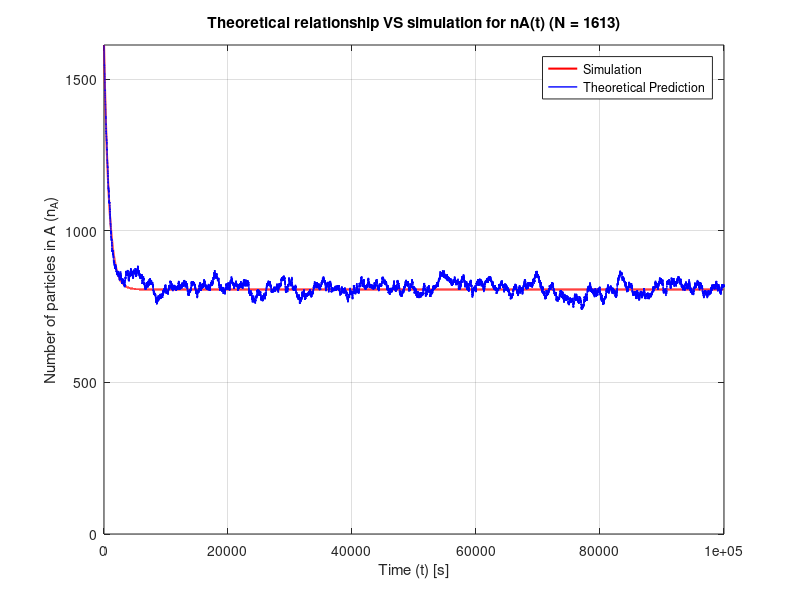
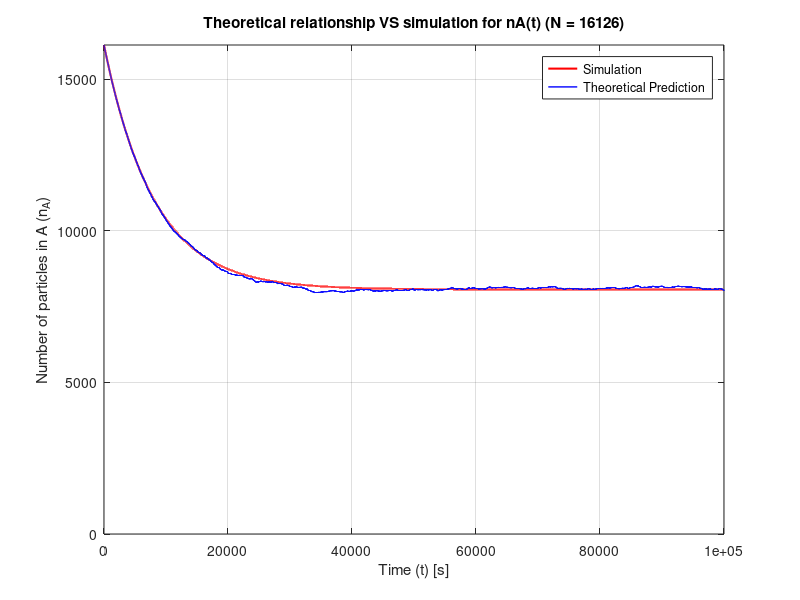
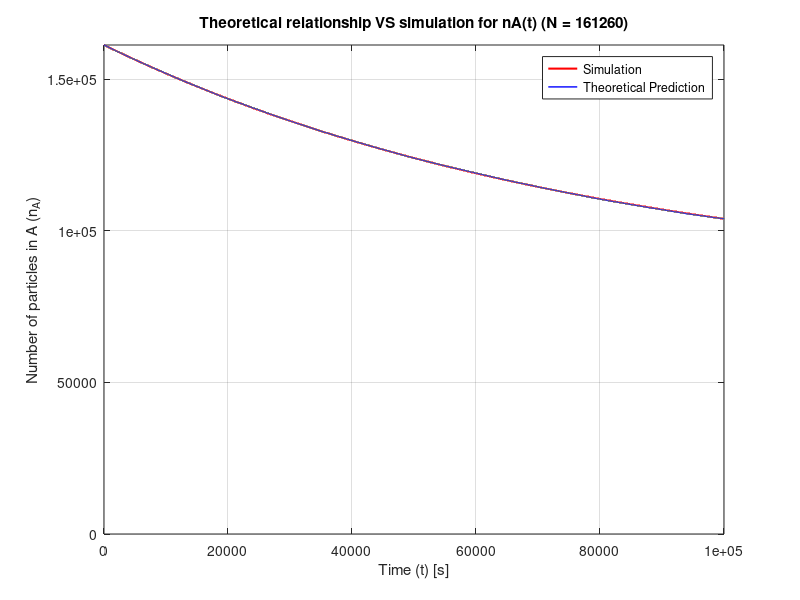
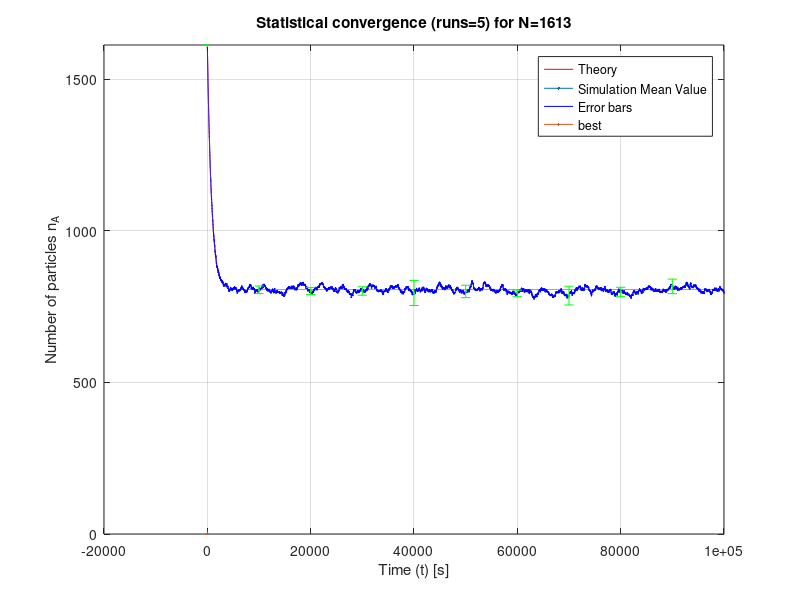

Write the MATLAB code that produced these figures, in order.
%% EXERCISE 2
clear; clc; close all; 
%% --- PART A: BASIC SIMULATION ---
fprintf('PART A: BASIC SIMULATION');
fprintf('\n--------------------------------------------------\n');
% Processor Information
fprintf('Processor Model: AMD Ryzen 5 5500U with Radeon Graphics (2.10 GHz)\n');

%% Simulation of random nanoparticle movement
% Parameter definition: Student ID (AEM) and simulation time [s].
AEM = 16126; 
T_max = 100000; 
% Definition of 3 cases for the number of particles N (numeric array)
% Using round() to ensure N is an integer.
N_cases = [round(AEM/10), round(AEM), round(AEM*10)];
% Main loop for each case of N
for i = 1:length(N_cases)
    N = N_cases(i); % Current N for this iteration
    
    fprintf('For N = %d --> ', N);
    
    % Start Timing
    tic; 
    
    % Initialization
    nA_tot = zeros(1, T_max);       % store the count in part A for each time point in a numeric array
    
    nA_t = N;               % Initial condition: All particles are in part A (nB_t=0)
    
    % Simulation Process 
    for j = 1:T_max
        
        % At most 1 particle passes per unit of time.
        % The probability of a particle leaving A to B is proportional to the count in A relative to total N
        % P(A->B) = nA / N
        % P(B->A) = nB / N = (N - nA) / N
        Dprob_AtoB = nA_t / N;
        
        % Generate a random number r in [0, 1]
        r = rand();
        
        if r <= Dprob_AtoB
            % Particle leaves A and goes to B
            nA_t = nA_t - 1;        % nB_current = nB_current + 1
        else
            % Particle leaves B and goes to A
            nA_t = nA_t + 1;        % nB_current = nB_current - 1
        end
        
        % Storing the value for the specific time point
        nA_tot(j) = nA_t;
    end
    
    % End Timing
    elapsed_time = toc;
    fprintf('Execution time = %.4f seconds\n', elapsed_time);
    
    % Theoretical Curve Calculation
    % Relation (1): nA(t) = (N/2) * (1 + exp(-2*t/N))
    t = 1:T_max;
    DnA_theory = (N/2) * (1 + exp(-2 * t / N));
    
    %% Plotting
    figure(i);       % New window for each case of N
    
    plot(t, DnA_theory, 'r', 'LineWidth', 1.5);        % Plot theoretical curve
    hold on;
    plot(t, nA_tot, 'b', 'LineWidth', 1);         % Plot simulation results
    grid on;
    title(sprintf('Theoretical relationship VS simulation for nA(t) (N = %d)', N));   % sprintf: convert N double -> string
    xlabel('Time (t) [s]');
    ylabel('Number of particles in A (n_A)');
    legend('Simulation', 'Theoretical Prediction');
    ylim([0, N]); 
    
    hold off;
    
end

%% PART B: STATISTICAL CONVERGENCE - MULTIPLE RUNS
fprintf('\n\nPART B: STATISTICAL CONVERGENCE - MULTIPLE RUNS');
fprintf('\n--------------------------------------------------\n');
% Parameters remain the same: AEM = 16126, T_max = 100000, N_cases = [round(AEM/10), round(AEM), round(AEM*10)]
M = 5; % Number of runs per N_case
% Outer loop for different N
for i = 1:length(N_cases)
    N = N_cases(i);
    all_runs_array = zeros(M, T_max);        % Table for all runs for the specific N
                                             % 5 x 10000 (runs x T_max), where each row --> separate simulation
    
    % Inner loop: Execution M times
    for j = 1:M
        nA_tot = zeros(1, T_max);
        nA_t = N; % Initial condition
        
        for k = 1:T_max
            Dprob_AtoB = nA_t / N;
            r = rand();
            
            if r <= Dprob_AtoB
                nA_t = nA_t - 1;
            else
                nA_t = nA_t + 1;
            end
            nA_tot(k) = nA_t;
        end
        
        all_runs_array(j, :) = nA_tot;       % Saving the result of this run in the correct row
    end
    
    %% Mean and Std Calculation
    % Calculate the mean value vertically (across the 5 runs for each t)
    nA_mean = mean(all_runs_array, 1);      % average across columns, 1 -> indicates dimension (columns)
    
    % Calculate standard deviation 
    nA_std = std(all_runs_array, 0, 1);     % Using 0 for sample standard deviation (division by N-1), not population
    %% Plots for each N
    figure(i+3);
    clf; % Clear figure
    t = 1:T_max;
    
    % 1. Plot Theoretical (Red line)
    % Theoretical Curve Calculation
    DnA_theory = (N/2) * (1 + exp(-2 * t / N));
    plot(t, DnA_theory, 'r', LineWidth=1.5);
    hold on;
    
    % 2. Plot Simulation Mean Value (Blue line)
    plot(t, nA_mean, 'b', LineWidth=1);
    
    % 3. Plot error bars (Mean + Std and Mean - Std) (Green dashed)
    % Adding error bars per step (sparse along t-axis to avoid continuous line)
    step = 10000; 
    t_errbars = 1:step:T_max; 
    errorbar(t(t_errbars), nA_mean(t_errbars), nA_std(t_errbars), 'g.', CapSize=10, LineWidth=1);
   
    grid on;
    title(sprintf('Statistical convergence (runs=%d) for N=%d', M, N));
    xlabel('Time (t) [s]');
    ylabel('Number of particles n_A');
    legend('Theory', 'Simulation Mean Value', 'Error bars', Location='best');
    ylim([0, N]);
    hold off;
    
end

%% PART C: COMPUTATIONAL COMPLEXITY ANALYSIS
fprintf('\n\nPART C: COMPUTATIONAL COMPLEXITY ANALYSIS');
fprintf('\n--------------------------------------------------\n');
% Parameters AEM = 16126 T_max = 100000 remain the same
% Defining 5 values for N (multiples of AEM)
multipliers = [1, 3, 6, 10, 15]; 
N_values = round(AEM * multipliers);
cpu_times = zeros(1, length(N_values));     % array 1 x 5
fprintf('Processor Model: AMD Ryzen 5 5500U\n');
%% Measurements Loop
for i = 1:length(N_values)
    N = N_values(i);
    
    fprintf('For N = %d ... ', N);
    
    % Start Timing
    tic; 
    
    % Simulation
    nA_t = N; 
    for t = 1:T_max
        Dprob_AtoB = nA_t / N;
        r = rand();
        
        if r <= Dprob_AtoB
            nA_t = nA_t - 1;
        else
            nA_t = nA_t + 1;
        end
    end
    
    % End Timing
    elapsed_time = toc;
    cpu_times(i) = elapsed_time;
    
    fprintf('Time = %.4f s\n', elapsed_time);
end

%% CPU time relationship with N^p - Least squares fit calculation (Fitting)
% Time = C * N^p
% Logarithmic form: log(Time) = log(C) + p * log(N)
% This is a line y = b + ax, where a = p (slope).
% polyfit(x, y, 1) returns [slope, intercept] --> Least squares line
EET = polyfit(log10(N_values), log10(cpu_times), 1);
slope = EET(1); % exponent p
intercept = EET(2);
fprintf('\nslope p=%.4f, intercept=%.4f\n\n', slope, intercept);
% Time = C * N^p
C = 10^intercept;      % Finding constant C
time_fitting = C * N_values .^ slope; 

%% Log-Log plot design
figure(7); 
% 1. Experimental data
loglog(N_values, cpu_times, 'bo', LineWidth=2);
hold on;
% 2. Fitting line
loglog(N_values, time_fitting, 'r--', LineWidth=2);
equationEET = sprintf('Fit: log(t) = %.4f + (%.4f) * log(N)', intercept, slope);
fprintf('Estimated relationship: CPU Time = %.4f * N^(%.4f) \n', C, slope);
grid on;
legend('CPU Measurements', equationEET, Location='northeast');
title('Log-log plot t-N');
xlabel('N'); 
ylabel('Time (s)');
hold off;



%% PART D: GENERALIZED INITIAL CONDITION
fprintf('\nPART D: Generalized Initial Condition');
fprintf('\n--------------------------------------------------\n');

%% Conversion of name and surname to ASCII codes
my_name = 'Olympia';
my_surname = 'Pantzartzi';
ascii_name = double(my_name);
ascii_surname = double(my_surname);
ON = sum(ascii_name);       % Sum of ASCII Name
EP = sum(ascii_surname);    % Sum of ASCII Surname
fprintf('Student: %s %s\n', my_name, my_surname);
fprintf('ON (Sum ASCII Name): %d\n', ON);
fprintf('EP (Sum ASCII Surname): %d\n', EP);
% Parameter definition
N = 1000;        % total number of particles in the box
T_max = 10*N;     % simulation time

%% Calculation of Ratio r and Initial Populations N1, N2
r = min(ON, EP) / max(ON, EP);
% Solving the system:
% 1) N1 / N2 = r  => N1 = r * N2
% 2) N1 + N2 = N  => r*N2 + N2 = N => N2 = N / (1+r) and N1 = N - N2
N2 = round(N / (1 + r));  % Particles in Part B
N1 = N - N2;              % Particles in Part A (N1 doesn't need rounding since N2 is already rounded)
fprintf('Ratio r: %.4f\n', r);
fprintf('Total N: %d\n', N);
fprintf('Initial Condition: N1 (A) = %d, N2 (B) = %d\n', N1, N2);
% Calculation of Part D initial condition (N1)
N2_partD = round(N / (1 + r));  
N1_partD = N - N2_partD;
fprintf('Initial Condition Comparison:\n');
fprintf('1. Part A: nA(0) = %d\n', N);
fprintf('2. Part D: nA(0) = %d (Due to name)\n', N1_partD);

%% SIMULATION 1: PART A (Starts from N)
AnA_array = zeros(1, T_max);
AnA_current = N; 
for t = 1:T_max
    AnA_array(t) = AnA_current;
    Aprob_AtoB = AnA_current / N;
    
    if rand() <= Aprob_AtoB 
        AnA_current = AnA_current - 1; 
    else
        AnA_current = AnA_current + 1; 
    end
end

%% SIMULATION 2: PART D (Starts from N1)
DnA_array = zeros(1, T_max); 
DnA_current = N1;
for i = 1:T_max
    DnA_array(i) = DnA_current;
    Dprob_AtoB = DnA_current / N;
    
    if rand() <= Dprob_AtoB
        DnA_current = DnA_current - 1;
    else
        DnA_current = DnA_current + 1;
    end
end

%% Plotting
figure(8); clf;
% Theoretical curves calculation
% General solution with initial value nA(0) = N1
% nA(t) = N/2 + (nA(0) - N/2) * exp(-2t/N) (previously nA(0)=N)
t_theory = 1:T_max;
AnA_theory = (N/2) + (N - N/2) * exp(-2 * t_theory / N);      % Theoretical curve for part A
DnA_theory = (N/2) + (N1 - N/2) * exp(-2 * t_theory / N);    % Theoretical curve for part D
% Simulation curves (Blue, Cyan)
plot(t_theory, AnA_array, 'b', LineWidth=1);
hold on;
plot(t_theory, DnA_array, 'c', LineWidth=1);
% Theoretical curves (Red, Magenta)
plot(t_theory, AnA_theory, 'r', LineWidth=1.5);
plot(t_theory, DnA_theory, 'm', LineWidth=1.5);
grid on;
legend('Simulation part A', 'Simulation part D', 'Theory part A', 'Theory part D', Location='best');
title(sprintf('Comparison for different initial count nA(0): nA(0)=%d for part A & nA(0)=%d for part D', N, N1));
xlabel('Time (t) [s]');
ylabel('Number of particles in A (n_A)');
ylim([0, N]);
hold off;
